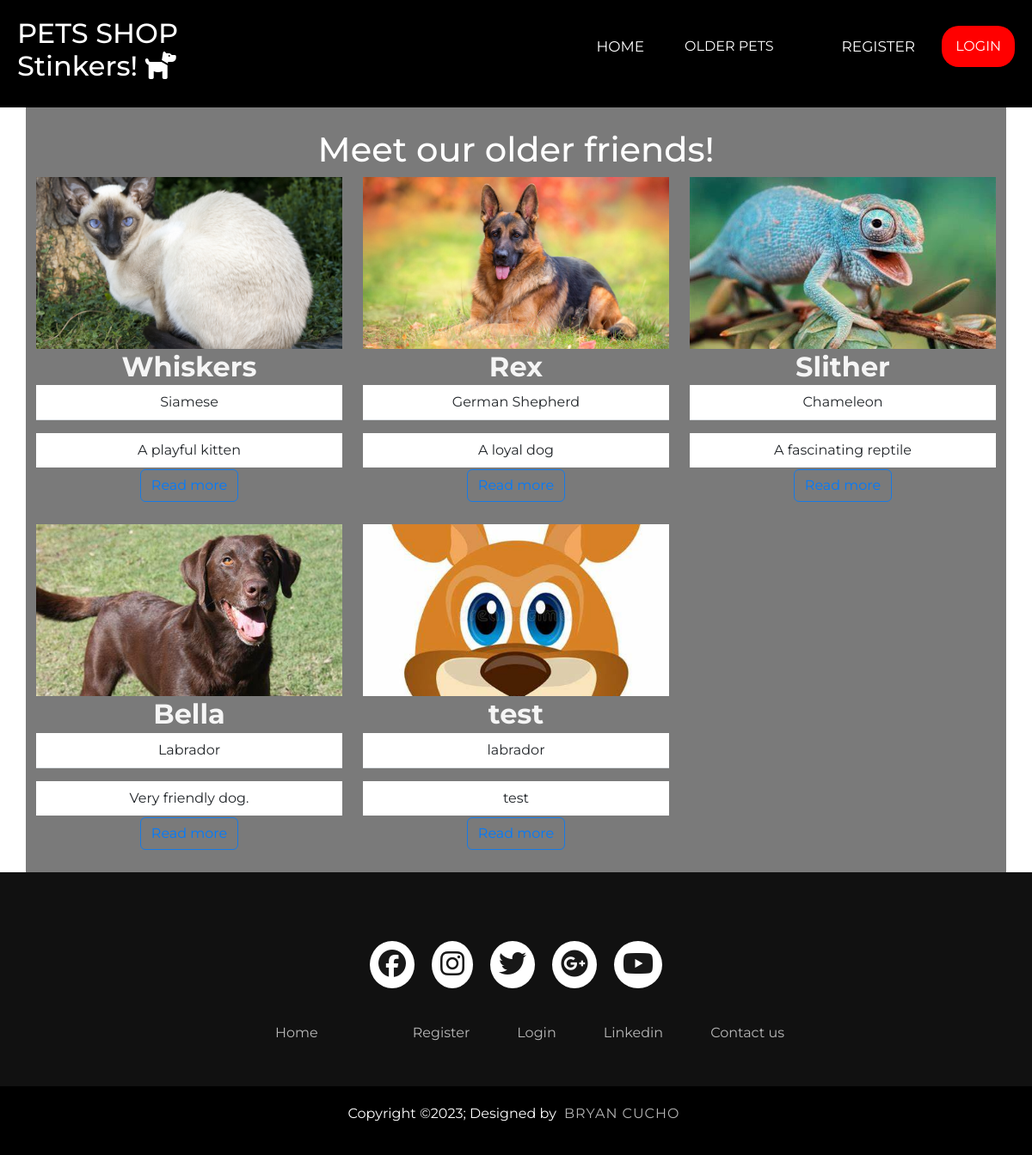
The page /animal/animal_senior.php on the database its author committed.
### tables this page shows
CREATE TABLE `animals` (
  `animal_id` int(11) NOT NULL,
  `animal_name` varchar(255) NOT NULL,
  `price` decimal(13,2) NOT NULL,
  `photo` varchar(255) DEFAULT NULL,
  `location` varchar(255) NOT NULL,
  `description` varchar(255) NOT NULL,
  `size` varchar(255) NOT NULL,
  `age` varchar(255) NOT NULL,
  `vaccinated` varchar(255) NOT NULL,
  `breed` varchar(255) NOT NULL,
  `status` tinyint(1) NOT NULL,
  `fk_animal_id` int(11) DEFAULT NULL,
  `fk_pet_id` int(11) NOT NULL
);

### animal/animal_senior.php (the view, shortened to what this page needs)
<?php
require_once '../components/db_connect.php';
$sql = "SELECT * FROM `animals` WHERE `age` > 4";
$result = mysqli_query($connect, $sql);
$cards = "";
if (mysqli_num_rows($result) > 0) {
  while ($row = mysqli_fetch_assoc($result)) {
    $cards .= "<div class.='card'>
        <img src='../assets/{$row['photo']}' class='card-img-top'>
        <div class='card-body'>
          <h2 class='card-title'><strong> {$row['animal_name']}</strong></h2>
        </div>
        <ul class='list-group list-group-flush'>
          <li class='list-group-item'>{$row['breed']}</li>
          <li class='list-group-item'>{$row['description']}</li>
        </ul>
        <div class='card-body'>
          <a href='../animal/animal_details.php?id={$row['animal_id']}' class='btn btn-outline-primary'>Read more</a>
        </div>
        <br/>
      </div>";
  }
} else {
  $cards = "<p>No results found</p>";
}
?>
<!DOCTYPE html>
<html lang="en">
<head>
  <link rel="stylesheet" href="https://cdn.jsdelivr.net/npm/@fortawesome/fontawesome-free@5.15.4/css/fontawesome.min.css">
  <link rel="stylesheet" href="https://kit-free.fontawesome.com/releases/latest/css/free.min.css">
  <link rel="stylesheet" href="https://cdnjs.cloudflare.com/ajax/libs/font-awesome/6.4.2/css/all.min.css" />
  <link rel="stylesheet" href="https://kit-free.fontawesome.com/releases/latest/css/free.min.css">
  <link href="https://cdn.jsdelivr.net/npm/bootstrap@5.3.2/dist/css/bootstrap.min.css" rel="stylesheet">
  <link rel="stylesheet" href="../css/navbar.css">
  <link rel="stylesheet" href="../css/style.css">
  <link rel="stylesheet" href="../css/footer.css">
</head>
<body>
  <?php require_once '../components/navbar.php'; ?>
  <div class="container">
    <div class="section-title">
      <h1 class="greeting">Meet our older friends!</h1>
    </div>
    <div class='row row-cols-lg-3 row-cols-md-2 row-cols-sm-1 row row-cols-xs-1'>
      <?= $cards ?>
    </div>
  </div>
  <?php require_once '../components/footer.php'; ?>
</body>
</html>

### css/navbar.css (style rules this page uses)
* { box-sizing: border-box; padding: 0; margin: 0; font-family: 'Montserrat', sans-serif; }
ul { display: inline-flex; list-style-type: none; gap: 15px; }

### css/style.css (style rules this page uses)
body { background-image: url("https://th.bing.com/th/id/OIG.OFZ.hsz8CGDWjVBjL6Np?pid=ImgGn"); font-family: 'roboto', sans-serif; color: whitesmoke; font-weight: 400; }
.section-title { width: 100%; text-align: center; padding-top: 150px; color: white; }
.container { background-color: rgba(0, 0, 0, 0.521); }
.card-body { text-align: center; }
.list-group-item { text-align: center; }
.card-img-top { width: 100%; height: 200px; object-fit: cover; }
.card-body { padding: 2px 16px; }
.btn-outline-primary { color: #007bff; border-color: #007bffd0; }

### css/footer.css (style rules this page uses)
* { padding: 0; margin: 0; box-sizing: border-box; }

### rows shown on the page
animals: photo (picture), animal_name "Whiskers", breed "Siamese", description "A playful kitten"
animals: photo (picture), animal_name "Rex", breed "German Shepherd", description "A loyal dog"
animals: photo (picture), animal_name "Slither", breed "Chameleon", description "A fascinating reptile"
animals: photo (picture), animal_name "Bella", breed "Labrador", description "Very friendly dog."
animals: photo (placeholder picture), animal_name "test", breed "labrador", description "test"
